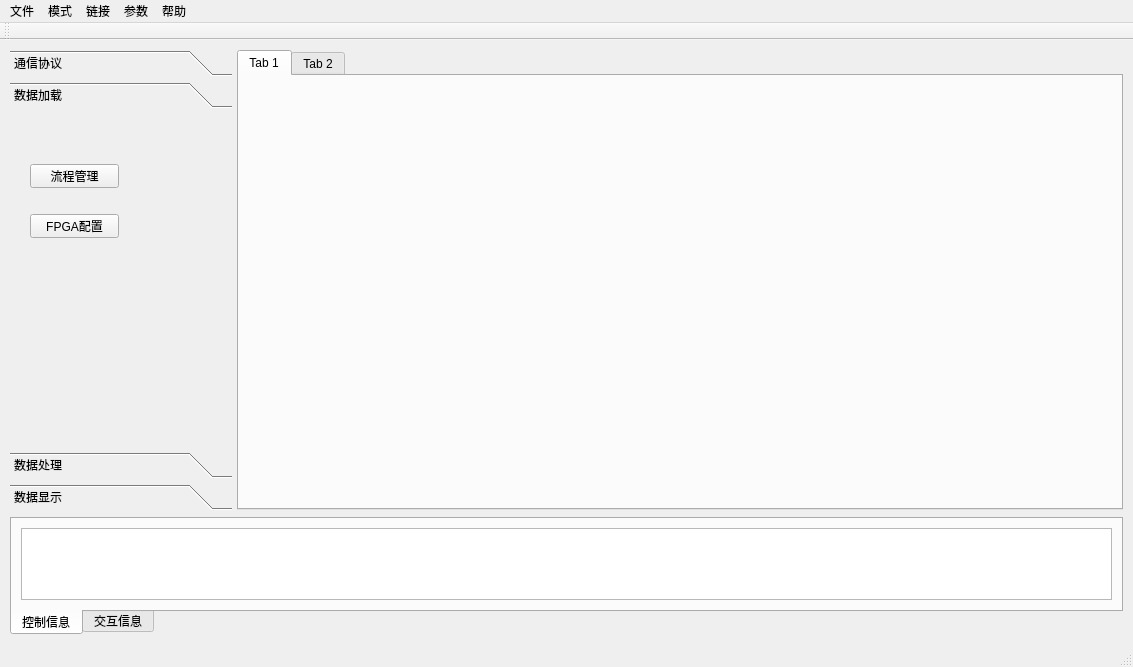
<?xml version="1.0" encoding="UTF-8"?>
<ui version="4.0">
 <class>MainWindow</class>
 <widget class="QMainWindow" name="MainWindow">
  <property name="geometry">
   <rect>
    <x>0</x>
    <y>0</y>
    <width>1133</width>
    <height>667</height>
   </rect>
  </property>
  <property name="windowTitle">
   <string>MainWindow</string>
  </property>
  <widget class="QWidget" name="ui_win">
   <layout class="QHBoxLayout" name="horizontalLayout_4" stretch="0">
    <item>
     <layout class="QVBoxLayout" name="ui_imag_reco" stretch="5,1">
      <property name="spacing">
       <number>7</number>
      </property>
      <property name="sizeConstraint">
       <enum>QLayout::SetDefaultConstraint</enum>
      </property>
      <property name="leftMargin">
       <number>1</number>
      </property>
      <property name="topMargin">
       <number>1</number>
      </property>
      <property name="rightMargin">
       <number>1</number>
      </property>
      <property name="bottomMargin">
       <number>1</number>
      </property>
      <item>
       <layout class="QHBoxLayout" name="ui_ctrl" stretch="1,4">
        <property name="spacing">
         <number>5</number>
        </property>
        <item>
         <layout class="QVBoxLayout" name="ui_ctrl_flow">
          <item>
           <widget class="QToolBox" name="ui_flow">
            <property name="layoutDirection">
             <enum>Qt::LeftToRight</enum>
            </property>
            <property name="currentIndex">
             <number>1</number>
            </property>
            <widget class="QWidget" name="ui_flow_cnt">
             <property name="geometry">
              <rect>
               <x>0</x>
               <y>0</y>
               <width>218</width>
               <height>300</height>
              </rect>
             </property>
             <attribute name="label">
              <string>通信协议</string>
             </attribute>
             <layout class="QGridLayout" name="gridLayout">
              <item row="0" column="0">
               <widget class="QPushButton" name="ui_uart">
                <property name="text">
                 <string>串口通信</string>
                </property>
               </widget>
              </item>
              <item row="0" column="1">
               <widget class="QProgressBar" name="ui_uart_spd">
                <property name="value">
                 <number>0</number>
                </property>
               </widget>
              </item>
              <item row="1" column="0">
               <widget class="QPushButton" name="ui_net">
                <property name="text">
                 <string>网口通信</string>
                </property>
               </widget>
              </item>
              <item row="1" column="1">
               <widget class="QProgressBar" name="ui_net_spd">
                <property name="maximum">
                 <number>500</number>
                </property>
                <property name="value">
                 <number>0</number>
                </property>
               </widget>
              </item>
              <item row="2" column="0">
               <widget class="QPushButton" name="ui_uvc">
                <property name="text">
                 <string>监控通信</string>
                </property>
               </widget>
              </item>
              <item row="2" column="1">
               <widget class="QProgressBar" name="ui_uvc_spd">
                <property name="maximum">
                 <number>500</number>
                </property>
                <property name="value">
                 <number>0</number>
                </property>
               </widget>
              </item>
             </layout>
            </widget>
            <widget class="QWidget" name="ui_flow_load">
             <property name="geometry">
              <rect>
               <x>0</x>
               <y>0</y>
               <width>218</width>
               <height>300</height>
              </rect>
             </property>
             <attribute name="label">
              <string>数据加载</string>
             </attribute>
             <widget class="QPushButton" name="ui_flow_ctrl">
              <property name="geometry">
               <rect>
                <x>20</x>
                <y>50</y>
                <width>89</width>
                <height>24</height>
               </rect>
              </property>
              <property name="text">
               <string>流程管理</string>
              </property>
             </widget>
             <widget class="QPushButton" name="ui_flow_fpga">
              <property name="geometry">
               <rect>
                <x>20</x>
                <y>100</y>
                <width>89</width>
                <height>24</height>
               </rect>
              </property>
              <property name="text">
               <string>FPGA配置</string>
              </property>
             </widget>
            </widget>
            <widget class="QWidget" name="ui_flow_solve">
             <property name="geometry">
              <rect>
               <x>0</x>
               <y>0</y>
               <width>218</width>
               <height>300</height>
              </rect>
             </property>
             <attribute name="label">
              <string>数据处理</string>
             </attribute>
             <widget class="QPushButton" name="ui_signal">
              <property name="geometry">
               <rect>
                <x>20</x>
                <y>20</y>
                <width>89</width>
                <height>24</height>
               </rect>
              </property>
              <property name="text">
               <string>信号转存</string>
              </property>
             </widget>
             <widget class="QPushButton" name="ui_file_save">
              <property name="geometry">
               <rect>
                <x>20</x>
                <y>60</y>
                <width>89</width>
                <height>24</height>
               </rect>
              </property>
              <property name="text">
               <string>文件转存</string>
              </property>
             </widget>
            </widget>
            <widget class="QWidget" name="ui_imag_result">
             <property name="geometry">
              <rect>
               <x>0</x>
               <y>0</y>
               <width>218</width>
               <height>300</height>
              </rect>
             </property>
             <attribute name="label">
              <string>数据显示</string>
             </attribute>
             <widget class="QPushButton" name="ui_chart">
              <property name="geometry">
               <rect>
                <x>20</x>
                <y>20</y>
                <width>89</width>
                <height>24</height>
               </rect>
              </property>
              <property name="text">
               <string>坐标显示</string>
              </property>
             </widget>
             <widget class="QPushButton" name="ui_imag">
              <property name="geometry">
               <rect>
                <x>20</x>
                <y>60</y>
                <width>89</width>
                <height>24</height>
               </rect>
              </property>
              <property name="text">
               <string>图像显示</string>
              </property>
             </widget>
            </widget>
           </widget>
          </item>
         </layout>
        </item>
        <item>
         <layout class="QHBoxLayout" name="ui_show" stretch="0">
          <item>
           <layout class="QVBoxLayout" name="ui_show_1">
            <item>
             <layout class="QGridLayout" name="ui_show_2">
              <item row="2" column="0">
               <widget class="QTabWidget" name="ui_display">
                <property name="currentIndex">
                 <number>0</number>
                </property>
                <widget class="QWidget" name="tab">
                 <attribute name="title">
                  <string>Tab 1</string>
                 </attribute>
                </widget>
                <widget class="QWidget" name="tab_2">
                 <attribute name="title">
                  <string>Tab 2</string>
                 </attribute>
                </widget>
               </widget>
              </item>
             </layout>
            </item>
           </layout>
          </item>
         </layout>
        </item>
       </layout>
      </item>
      <item>
       <layout class="QHBoxLayout" name="ui_info">
        <item>
         <widget class="QTabWidget" name="tab_console">
          <property name="tabPosition">
           <enum>QTabWidget::South</enum>
          </property>
          <property name="currentIndex">
           <number>0</number>
          </property>
          <widget class="QWidget" name="tab_info">
           <attribute name="title">
            <string>控制信息</string>
           </attribute>
           <layout class="QHBoxLayout" name="horizontalLayout">
            <item>
             <widget class="QTextBrowser" name="ui_info_log"/>
            </item>
           </layout>
          </widget>
          <widget class="QWidget" name="tab_protocol">
           <attribute name="title">
            <string>交互信息</string>
           </attribute>
           <layout class="QVBoxLayout" name="verticalLayout">
            <item>
             <widget class="QTextBrowser" name="ui_prot_log"/>
            </item>
           </layout>
          </widget>
         </widget>
        </item>
       </layout>
      </item>
     </layout>
    </item>
   </layout>
  </widget>
  <widget class="QMenuBar" name="menubar">
   <property name="geometry">
    <rect>
     <x>0</x>
     <y>0</y>
     <width>1133</width>
     <height>25</height>
    </rect>
   </property>
   <widget class="QMenu" name="menufile">
    <property name="title">
     <string>文件</string>
    </property>
    <addaction name="action_file"/>
   </widget>
   <widget class="QMenu" name="menumode">
    <property name="title">
     <string>模式</string>
    </property>
   </widget>
   <widget class="QMenu" name="menuconnect">
    <property name="title">
     <string>链接</string>
    </property>
   </widget>
   <widget class="QMenu" name="menuparameter">
    <property name="title">
     <string>参数</string>
    </property>
    <addaction name="action_net"/>
    <addaction name="action_uart"/>
    <addaction name="action_uvc"/>
   </widget>
   <widget class="QMenu" name="menuhelp">
    <property name="title">
     <string>帮助</string>
    </property>
   </widget>
   <addaction name="menufile"/>
   <addaction name="menumode"/>
   <addaction name="menuconnect"/>
   <addaction name="menuparameter"/>
   <addaction name="menuhelp"/>
  </widget>
  <widget class="QStatusBar" name="statusbar"/>
  <widget class="QToolBar" name="toolBar">
   <property name="windowTitle">
    <string>toolBar</string>
   </property>
   <attribute name="toolBarArea">
    <enum>TopToolBarArea</enum>
   </attribute>
   <attribute name="toolBarBreak">
    <bool>false</bool>
   </attribute>
  </widget>
  <action name="action_net">
   <property name="text">
    <string>网口</string>
   </property>
  </action>
  <action name="action_uart">
   <property name="text">
    <string>串口</string>
   </property>
  </action>
  <action name="action_uvc">
   <property name="text">
    <string>监控</string>
   </property>
  </action>
  <action name="action_file">
   <property name="text">
    <string>配置</string>
   </property>
  </action>
 </widget>
 <resources/>
 <connections/>
</ui>
